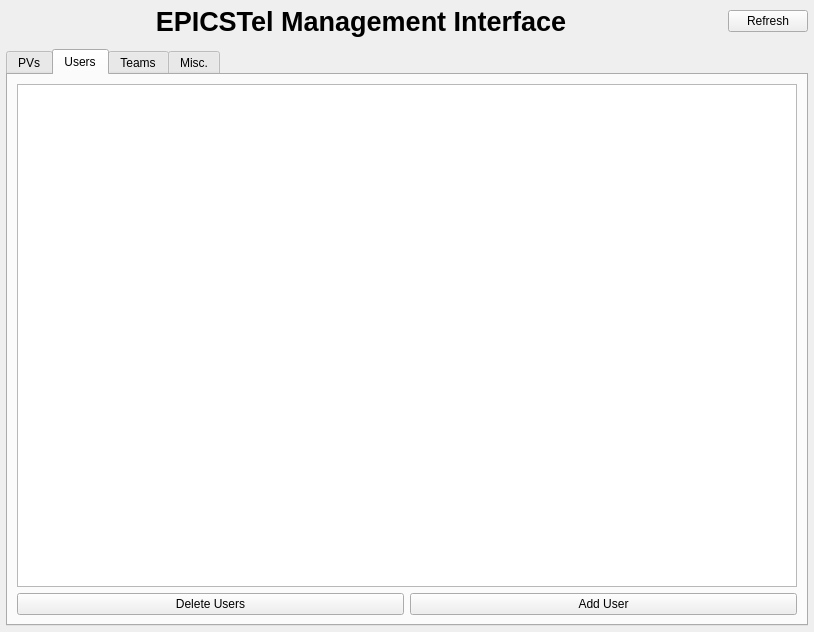
<?xml version="1.0" encoding="UTF-8"?>
<ui version="4.0">
 <class>MainWindow</class>
 <widget class="QWidget" name="MainWindow">
  <property name="geometry">
   <rect>
    <x>0</x>
    <y>0</y>
    <width>814</width>
    <height>632</height>
   </rect>
  </property>
  <property name="minimumSize">
   <size>
    <width>768</width>
    <height>632</height>
   </size>
  </property>
  <property name="windowTitle">
   <string>EPICSTel Config</string>
  </property>
  <layout class="QGridLayout" name="gridLayout_3">
   <property name="leftMargin">
    <number>0</number>
   </property>
   <property name="topMargin">
    <number>0</number>
   </property>
   <property name="rightMargin">
    <number>0</number>
   </property>
   <property name="bottomMargin">
    <number>0</number>
   </property>
   <property name="spacing">
    <number>0</number>
   </property>
   <item row="1" column="0">
    <layout class="QGridLayout" name="gridLayout_2">
     <property name="leftMargin">
      <number>6</number>
     </property>
     <property name="topMargin">
      <number>6</number>
     </property>
     <property name="rightMargin">
      <number>6</number>
     </property>
     <property name="bottomMargin">
      <number>6</number>
     </property>
     <item row="1" column="0">
      <layout class="QGridLayout" name="gridLayout" rowstretch="0,0" columnstretch="2,0,0,0">
       <property name="spacing">
        <number>12</number>
       </property>
       <item row="0" column="0" colspan="3">
        <widget class="QLabel" name="label_3">
         <property name="font">
          <font>
           <pointsize>20</pointsize>
           <weight>75</weight>
           <italic>false</italic>
           <bold>true</bold>
           <kerning>true</kerning>
          </font>
         </property>
         <property name="text">
          <string>EPICSTel Management Interface</string>
         </property>
         <property name="alignment">
          <set>Qt::AlignCenter</set>
         </property>
        </widget>
       </item>
       <item row="0" column="3">
        <widget class="QPushButton" name="refresh_btn">
         <property name="text">
          <string>Refresh</string>
         </property>
        </widget>
       </item>
       <item row="1" column="0" colspan="4">
        <widget class="QTabWidget" name="tabWidget">
         <property name="tabShape">
          <enum>QTabWidget::Rounded</enum>
         </property>
         <property name="currentIndex">
          <number>1</number>
         </property>
         <widget class="QWidget" name="pvs_tab">
          <attribute name="title">
           <string>PVs</string>
          </attribute>
          <layout class="QGridLayout" name="gridLayout_4">
           <item row="0" column="1" colspan="2">
            <widget class="QTableView" name="pvs_table">
             <property name="sizeAdjustPolicy">
              <enum>QAbstractScrollArea::AdjustIgnored</enum>
             </property>
             <property name="editTriggers">
              <set>QAbstractItemView::AnyKeyPressed|QAbstractItemView::DoubleClicked|QAbstractItemView::EditKeyPressed|QAbstractItemView::SelectedClicked</set>
             </property>
             <property name="selectionBehavior">
              <enum>QAbstractItemView::SelectRows</enum>
             </property>
            </widget>
           </item>
           <item row="1" column="2">
            <widget class="QPushButton" name="add_pv_btn">
             <property name="enabled">
              <bool>true</bool>
             </property>
             <property name="text">
              <string>Add PV</string>
             </property>
            </widget>
           </item>
           <item row="1" column="1">
            <widget class="QPushButton" name="delete_pv_btn">
             <property name="enabled">
              <bool>true</bool>
             </property>
             <property name="text">
              <string>Delete PVs</string>
             </property>
             <property name="checkable">
              <bool>false</bool>
             </property>
            </widget>
           </item>
          </layout>
         </widget>
         <widget class="QWidget" name="users_tab">
          <attribute name="title">
           <string>Users</string>
          </attribute>
          <layout class="QGridLayout" name="gridLayout_6">
           <item row="1" column="1">
            <widget class="QPushButton" name="add_user_btn">
             <property name="text">
              <string>Add User</string>
             </property>
            </widget>
           </item>
           <item row="1" column="0">
            <widget class="QPushButton" name="delete_user_btn">
             <property name="text">
              <string>Delete Users</string>
             </property>
            </widget>
           </item>
           <item row="0" column="0" colspan="2">
            <widget class="QTableView" name="users_table">
             <property name="sizeAdjustPolicy">
              <enum>QAbstractScrollArea::AdjustIgnored</enum>
             </property>
             <property name="editTriggers">
              <set>QAbstractItemView::AnyKeyPressed|QAbstractItemView::DoubleClicked|QAbstractItemView::EditKeyPressed|QAbstractItemView::SelectedClicked</set>
             </property>
             <property name="selectionBehavior">
              <enum>QAbstractItemView::SelectRows</enum>
             </property>
            </widget>
           </item>
          </layout>
         </widget>
         <widget class="QWidget" name="teams_tab">
          <attribute name="title">
           <string>Teams</string>
          </attribute>
          <layout class="QGridLayout" name="gridLayout_5">
           <item row="1" column="1">
            <widget class="QPushButton" name="add_team_btn">
             <property name="text">
              <string>Add Team</string>
             </property>
            </widget>
           </item>
           <item row="1" column="0">
            <widget class="QPushButton" name="delete_team_btn">
             <property name="text">
              <string>Delete Teams</string>
             </property>
            </widget>
           </item>
           <item row="0" column="0" colspan="2">
            <widget class="QTableView" name="teams_table">
             <property name="sizeAdjustPolicy">
              <enum>QAbstractScrollArea::AdjustIgnored</enum>
             </property>
             <property name="editTriggers">
              <set>QAbstractItemView::AnyKeyPressed|QAbstractItemView::DoubleClicked|QAbstractItemView::EditKeyPressed|QAbstractItemView::SelectedClicked</set>
             </property>
             <property name="selectionBehavior">
              <enum>QAbstractItemView::SelectRows</enum>
             </property>
            </widget>
           </item>
          </layout>
         </widget>
         <widget class="QWidget" name="misc_tab">
          <attribute name="title">
           <string>Misc.</string>
          </attribute>
          <layout class="QGridLayout" name="gridLayout_7">
           <item row="1" column="1">
            <widget class="QPushButton" name="add_ca_addr_btn">
             <property name="text">
              <string>Add</string>
             </property>
            </widget>
           </item>
           <item row="1" column="0">
            <widget class="QLineEdit" name="ca_addr_input">
             <property name="inputMask">
              <string/>
             </property>
            </widget>
           </item>
           <item row="0" column="0">
            <widget class="QLabel" name="label">
             <property name="text">
              <string>EPICS_CA_ADDR_LIST</string>
             </property>
            </widget>
           </item>
           <item row="2" column="0" colspan="2">
            <widget class="QListWidget" name="ca_addr_list"/>
           </item>
          </layout>
         </widget>
        </widget>
       </item>
      </layout>
     </item>
    </layout>
   </item>
  </layout>
  <widget class="QStatusBar" name="statusbar">
   <property name="geometry">
    <rect>
     <x>0</x>
     <y>0</y>
     <width>2</width>
     <height>22</height>
    </rect>
   </property>
   <property name="sizeGripEnabled">
    <bool>false</bool>
   </property>
  </widget>
  <action name="open_config">
   <property name="text">
    <string>Open</string>
   </property>
  </action>
  <action name="new_pvgps">
   <property name="text">
    <string>PV Groups</string>
   </property>
  </action>
  <action name="new_pvinfo">
   <property name="text">
    <string>PV Info</string>
   </property>
  </action>
  <action name="new_usrgp">
   <property name="text">
    <string>User Groups</string>
   </property>
  </action>
  <action name="open_groups">
   <property name="text">
    <string>PV Groups</string>
   </property>
  </action>
  <action name="open_info">
   <property name="text">
    <string>PV Info</string>
   </property>
  </action>
  <action name="open_usr">
   <property name="text">
    <string>User Groups</string>
   </property>
  </action>
 </widget>
 <resources/>
 <connections/>
</ui>
